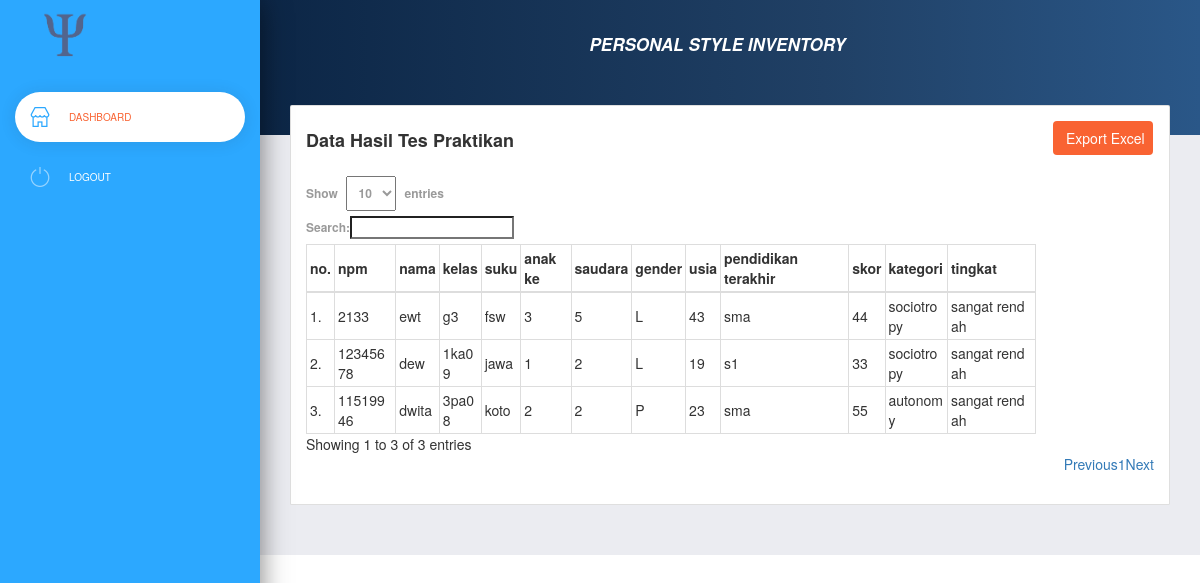
Screenshot of /admin/dashboard.php (signed in) with the database file from the repository.
### tables this page shows
CREATE TABLE `hasil_praktikum_psi` (
  `id` int(11) NOT NULL,
  `npm` varchar(8) NOT NULL,
  `nama` varchar(30) NOT NULL,
  `kelas` varchar(5) NOT NULL,
  `suku` varchar(20) NOT NULL,
  `anak_ke` int(11) NOT NULL,
  `jumlah_anak` int(11) NOT NULL,
  `jenis_kelamin` varchar(10) NOT NULL,
  `usia` int(11) NOT NULL,
  `pendidikan_terakhir` varchar(10) NOT NULL,
  `skor` int(11) NOT NULL,
  `kategori` varchar(20) NOT NULL,
  `tingkat` varchar(20) NOT NULL
);

### admin/dashboard.php (the view, shortened to what this page needs)
<?php
include_once '../db/config.php';
?>
<!DOCTYPE html>
<html lang="en">
<head>
  <link rel="stylesheet" href="https://cdnjs.cloudflare.com/ajax/libs/font-awesome/4.7.0/css/font-awesome.min.css">
  <link href="assets/css/bootstrap.min.css" rel="stylesheet" />
  <link href="assets/css/now-ui-dashboard.css?v=1.1.0" rel="stylesheet" />
  <link href="assets/css/main.css" rel="stylesheet" />
  <link rel="stylesheet" href="//maxcdn.bootstrapcdn.com/bootstrap/3.3.6/css/bootstrap.min.css" />
  <link rel="stylesheet" href="https://cdn.datatables.net/1.10.12/css/dataTables.bootstrap.min.css" />
</head>
<body class="">
  <div class="wrapper ">
    <?php
    include "sidebar.php";
    ?>
    <div class="main-panel">
      <nav class="navbar navbar-expand-lg navbar-transparent  navbar-absolute bg-primary fixed-top">
        <div class="container-fluid">
          <div class="navbar-wrapper">
            <h1 class="navbar-brand" href="#"><b>PERSONAL STYLE INVENTORY</b></h1>
          </div>
        </div>
      </nav>
      <div class="panel-header panel-header-sm">
      </div>
      <div class="content" style="min-height: auto;">
        <div class="row">
          <div class="col-md-12">
            <div class="card" style="min-height:400px;">
              <div class="card-header">
                <div class="row">
                  <div class="col-md-8">
                    <h4 class="title">Data Hasil Tes Praktikan</h4>
                  </div>
                  <div class="col-md-4">
                    <a class="btn btn-block btn-round" target="_blank" href="export_excel.php" style="margin-top:0px;width:100px !important;float:right !important; background-color:#f96332;">Export Excel</a>
                  </div>
                </div>
              </div>
              <div class="card-body">
                <table id="tabel-data" class="table-sm table-hover table-bordered">
                  <thead>
                    <tr>
                      <th>no.</th>
                      <th>npm</th>
                      <th>nama</th>
                      <th>kelas</th>
                      <th>suku</th>
                      <th>anak ke</th>
                      <th>saudara</th>
                      <th>gender</th>
                      <th>usia</th>
                      <th>pendidikan terakhir</th>
                      <th>skor</th>
                      <th>kategori</th>
                      <th>tingkat</th>
                    </tr>
                  </thead>
                  <tbody>
                    <?php
                    $no = 1;
                    $query = "SELECT * FROM hasil_praktikum_psi";
                    $sql = mysqli_query($conn, $query) or die(mysqli_error($conn));
                    if (mysqli_num_rows($sql) > 0) {
                      while ($data = mysqli_fetch_array($sql)) { ?>
                        <tr>
                          <td style="word-break: break-all"><?= $no++ ?>.</td>
                          <td style="word-break: break-all"><?= $data['npm'] ?></td>
                          <td style="word-break: break-all"><?= $data['nama'] ?></td>
                          <td style="word-break: break-all"><?= $data['kelas'] ?></td>
                          <td style="word-break: break-all"><?= $data['suku'] ?></td>
                          <td style="word-break: break-all"><?= $data['anak_ke'] ?></td>
                          <td style="word-break: break-all"><?= $data['jumlah_anak'] ?></td>
                          <td style="word-break: break-all"><?= $data['jenis_kelamin'] ?></td>
                          <td style="word-break: break-all"><?= $data['usia'] ?></td>
                          <td style="word-break: break-all"><?= $data['pendidikan_terakhir'] ?></td>
                          <td style="word-break: break-all"><?= $data['skor'] ?></td>
                          <td style="word-break: break-all"><?= $data['kategori'] ?></td>
                          <td style="word-break: break-all"><?= $data['tingkat'] ?></td>
                        </tr>
                    <?php
                      }
                    } else {
                      echo "<tr><td colspan=\"4\" align=\"center\">Data Tidak Ditemukan</td></tr>";
                    }
                    ?>
                  </tbody>
                </table>
              </div>
            </div>
          </div>
        </div>
      </div>
    </div>
  </div>
</body>
</html>

### admin/sidebar.php
<?php
$activePage = basename($_SERVER['PHP_SELF'], ".php");
?>
<div class="sidebar" data-color="blue">
  <div class="logo" style="padding:unset;">
    <a href="dashboard.php" class="simple-text logo-mini" style="width:100px;padding-left:10px;">
      <img src="../images/logo1.png" />
    </a>
  </div>
  <div class="sidebar-wrapper">
    <ul class="nav">
      <li class="<?= ($activePage == 'dashboard' || $activePage == 'new_test' || $activePage == 'test_details' || $activePage == 'add_question' || $activePage == 'student_test_credentials') ? 'active' : ''; ?>">
        <a href="dashboard.php">
          <i class="now-ui-icons shopping_shop"></i>
          <p>Dashboard</p>
        </a>
      </li>
      <li class="<?= ($activePage == 'logout') ? 'active' : ''; ?>">
        <a href="logout.php">
          <i class="now-ui-icons media-1_button-power"></i>
          <p>Logout</p>
        </a>
      </li>
    </ul>
  </div>
</div>

### admin/assets/css/main.css (style rules this page uses)
.card-body { display: flex; flex-direction: column; }
.logo a { white-space: normal !important; }
i { cursor: pointer; }
.nav p { color:white; }
li.active p { color: #f96332; }
.sidebar .nav li>a { font-size: 0.7142em; }
.card { display: flex !important; width:auto !important; box-shadow: none !important; border:1px solid rgba(0,0,0,.125) !important; }

### rows the page displays
hasil_praktikum_psi: npm "2133", nama "ewt", kelas "g3", suku "fsw", anak_ke "3", jumlah_anak "5", jenis_kelamin "L", usia "43", pendidikan_terakhir "sma", skor "44", kategori "sociotropy", tingkat "sangat rendah"
hasil_praktikum_psi: npm "12345678", nama "dew", kelas "1ka09", suku "jawa", anak_ke "1", jumlah_anak "2", jenis_kelamin "L", usia "19", pendidikan_terakhir "s1", skor "33", kategori "sociotropy", tingkat "sangat rendah"
hasil_praktikum_psi: npm "11519946", nama "dwita", kelas "3pa08", suku "koto", anak_ke "2", jumlah_anak "2", jenis_kelamin "P", usia "23", pendidikan_terakhir "sma", skor "55", kategori "autonomy", tingkat "sangat rendah"
